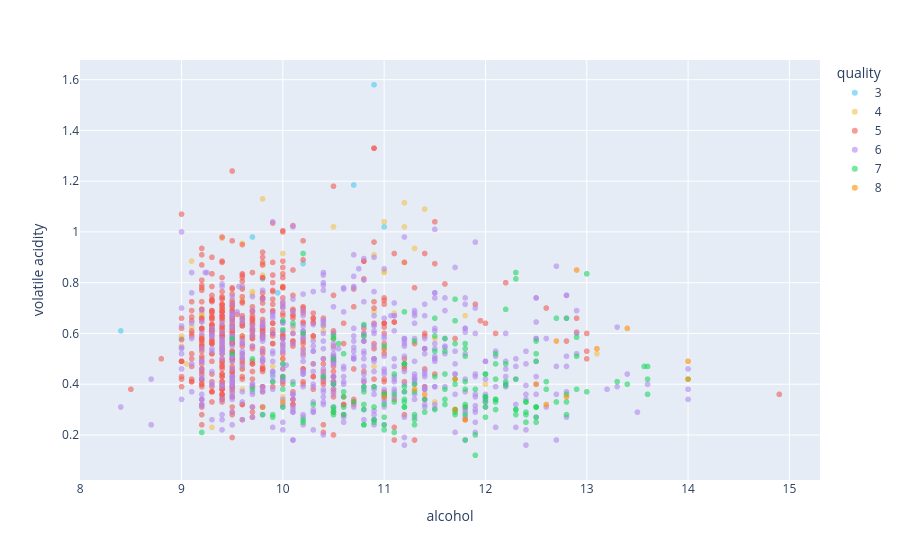

Notebook code for this chart:
### Code cell
# ¿Cómo se relaciona la acidez volátil con el alcohol?
fig = px.scatter(df, x="alcohol", y="volatile acidity", color="quality",
                 color_discrete_map=colores, opacity=0.6, category_orders={"quality": ["3", "4", "5", "6", "7", "8"]})
fig.show()

### Figure 1 — Plotly figure (JSON) as saved in the notebook; plotly's stock layout.template omitted (floating-point values rounded to 4 significant figures; data arrays with more than 128 entries replaced by an {"elided": "..."} marker saying what was removed)
{"data": [{"hovertemplate": "quality=3<br>alcohol=%{x}<br>volatile acidity=%{y}<extra></extra>", "legendgroup": "3", "marker": {"color": "#4CC9F0", "opacity": 0.6, "symbol": "circle"}, "mode": "markers", "name": "3", "showlegend": true, "type": "scattergl", "x": [9.0, 8.4, 10.7, 9.9, 11.0, 10.9, 9.8, 9.7, 10.2, 9.95], "xaxis": "x", "y": [0.58, 0.61, 1.185, 0.44, 1.02, 1.58, 0.815, 0.98, 0.875, 0.76], "yaxis": "y"}, {"hovertemplate": "quality=4<br>alcohol=%{x}<br>volatile acidity=%{y}<extra></extra>", "legendgroup": "4", "marker": {"color": "#F2C14E", "opacity": 0.6, "symbol": "circle"}, "mode": "markers", "name": "4", "showlegend": true, "type": "scattergl", "x": [9.0, 9.8, 9.3, 13.1, 9.2, 9.1, 10.5, 9.4, 9.2, 9.0, 9.1, 11.4, 10.4, 9.4, 9.8, 9.6, 9.6, 10.0, 10.0, 11.3, 11.0, 11.0, 9.6, 9.7, 11.2, 11.4, 10.9, 9.9, 10.0, 10.9, 9.2, 10.4, 11.5, 11.2, 9.6, 9.3, 11.5, 9.6, 11.8, 11.2, 9.6, 12.0, 9.7, 11.1, 9.8, 10.4, 11.0, 10.0, 11.0, 10.1, 10.3, 10.9, 9.05], "xaxis": "x", "y": [0.59, 1.13, 0.61, 0.52, 0.675, 0.625, 1.02, 0.52, 0.68, 0.55, 0.885, 1.09, 0.635, 0.975, 0.87, 0.46, 0.59, 0.5, 0.915, 0.935, 0.845, 0.84, 0.38, 0.765, 1.115, 0.39, 0.685, 0.47, 0.35, 0.47, 0.67, 0.63, 0.58, 0.88, 0.955, 0.23, 0.33, 0.73, 0.67, 1.02, 0.78, 0.4, 0.755, 0.68, 0.83, 0.61, 0.53, 0.785, 1.04, 0.62, 0.58, 0.91, 0.48], "yaxis": "y"}, {"hovertemplate": "quality=5<br>alcohol=%{x}<br>volatile acidity=%{y}<extra></extra>", "legendgroup": "5", "marker": {"color": "#F25C54", "opacity": 0.6, "symbol": "circle"}, "mode": "markers", "name": "5", "showlegend": true, "type": "scattergl", "x": {"elided": "577 float values"}, "xaxis": "x", "y": {"elided": "577 float values"}, "yaxis": "y"}, {"hovertemplate": "quality=6<br>alcohol=%{x}<br>volatile acidity=%{y}<extra></extra>", "legendgroup": "6", "marker": {"color": "#B388EB", "opacity": 0.6, "symbol": "circle"}, "mode": "markers", "name": "6", "showlegend": true, "type": "scattergl", "x": {"elided": "535 float values"}, "xaxis": "x", "y": {"elided": "535 float values"}, "yaxis": "y"}, {"hovertemplate": "quality=7<br>alcohol=%{x}<br>volatile acidity=%{y}<extra></extra>", "legendgroup": "7", "marker": {"color": "#1ED760", "opacity": 0.6, "symbol": "circle"}, "mode": "markers", "name": "7", "showlegend": true, "type": "scattergl", "x": {"elided": "167 float values"}, "xaxis": "x", "y": {"elided": "167 float values"}, "yaxis": "y"}, {"hovertemplate": "quality=8<br>alcohol=%{x}<br>volatile acidity=%{y}<extra></extra>", "legendgroup": "8", "marker": {"color": "#FF8C00", "opacity": 0.6, "symbol": "circle"}, "mode": "markers", "name": "8", "showlegend": true, "type": "scattergl", "x": [12.8, 12.6, 12.9, 9.8, 13.4, 11.7, 11.0, 14.0, 12.7, 12.5, 11.8, 13.1, 11.7, 14.0, 10.0, 11.3, 11.4], "xaxis": "x", "y": [0.35, 0.32, 0.85, 0.31, 0.62, 0.3, 0.35, 0.42, 0.57, 0.4, 0.26, 0.54, 0.42, 0.49, 0.33, 0.38, 0.36], "yaxis": "y"}], "layout": {"legend": {"title": {"text": "quality"}, "tracegroupgap": 0}, "margin": {"t": 60}, "xaxis": {"anchor": "y", "domain": [0, 1], "title": {"text": "alcohol"}}, "yaxis": {"anchor": "x", "domain": [0, 1], "title": {"text": "volatile acidity"}}}}
